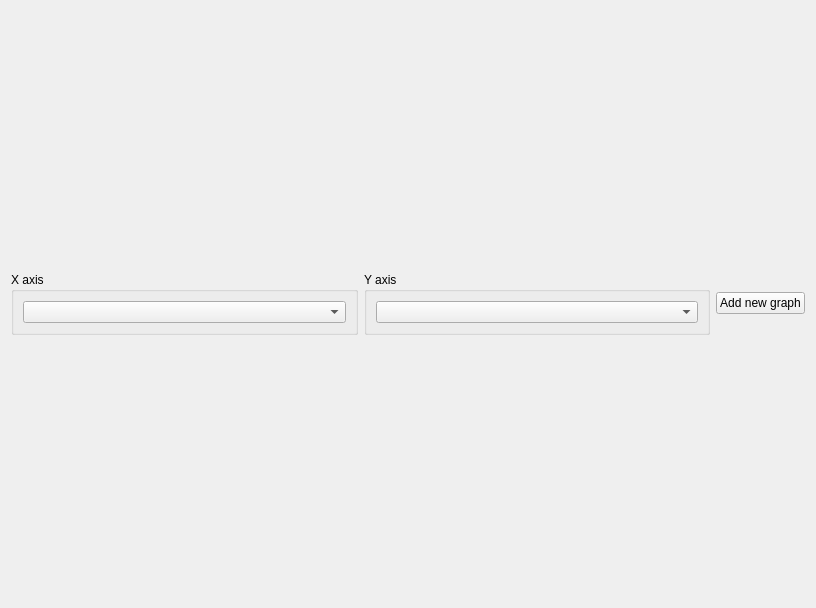
<?xml version="1.0" encoding="UTF-8"?>
<ui version="4.0">
 <class>GraphWidget</class>
 <widget class="QWidget" name="GraphWidget">
  <property name="geometry">
   <rect>
    <x>0</x>
    <y>0</y>
    <width>816</width>
    <height>608</height>
   </rect>
  </property>
  <property name="windowTitle">
   <string>Form</string>
  </property>
  <layout class="QVBoxLayout" name="verticalLayout_2" stretch="0,1">
   <item>
    <layout class="QHBoxLayout" name="horizontalLayout_4" stretch="1,1,0">
     <item>
      <widget class="QGroupBox" name="groupBox">
       <property name="title">
        <string>X axis</string>
       </property>
       <layout class="QHBoxLayout" name="horizontalLayout_3" stretch="1">
        <item>
         <widget class="QComboBox" name="xComboBox"/>
        </item>
       </layout>
      </widget>
     </item>
     <item>
      <widget class="QGroupBox" name="groupBox_3">
       <property name="title">
        <string>Y axis</string>
       </property>
       <layout class="QHBoxLayout" name="horizontalLayout_2" stretch="1">
        <item>
         <widget class="QComboBox" name="yComboBox"/>
        </item>
       </layout>
      </widget>
     </item>
     <item>
      <widget class="QPushButton" name="addButton">
       <property name="text">
        <string>Add new graph</string>
       </property>
      </widget>
     </item>
    </layout>
   </item>
   <item>
    <layout class="QGridLayout" name="mainLayout"/>
   </item>
  </layout>
 </widget>
 <resources/>
 <connections/>
</ui>
